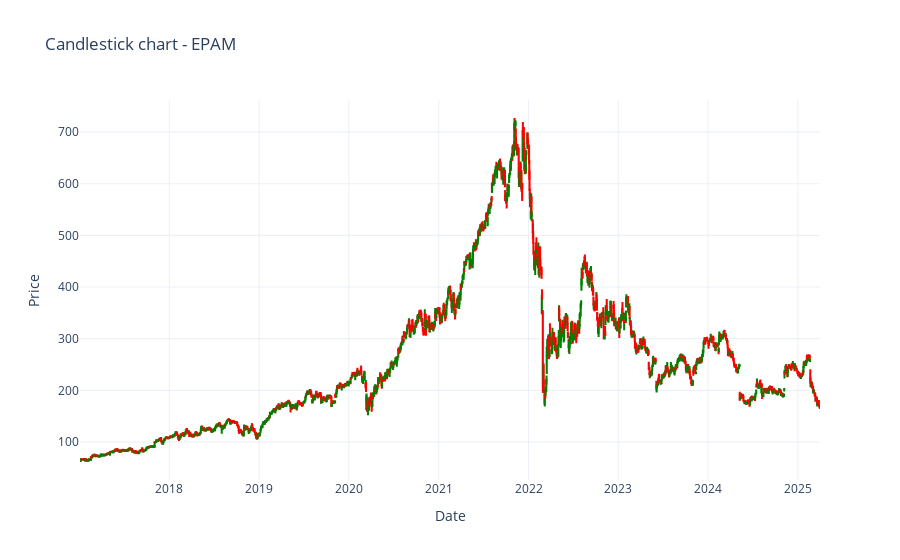

Here is the notebook cell this chart was saved with:
### Code cell
plot_candlestick(df_epam, ticker="EPAM")

### Figure 1 — Plotly figure (JSON) as saved in the notebook; plotly's stock layout.template omitted (floating-point values rounded to 4 significant figures; data arrays with more than 128 entries replaced by an {"elided": "..."} marker saying what was removed)
{"data": [{"close": {"elided": "2072 float values"}, "decreasing": {"line": {"color": "red"}}, "high": {"elided": "2072 float values"}, "increasing": {"line": {"color": "green"}}, "low": {"elided": "2072 float values"}, "open": {"elided": "2072 float values"}, "type": "candlestick", "x": {"elided": "2072 str values"}}], "layout": {"title": {"text": "Candlestick chart - EPAM"}, "xaxis": {"rangeslider": {"visible": false}, "title": {"text": "Date"}}, "yaxis": {"title": {"text": "Price"}}}}
